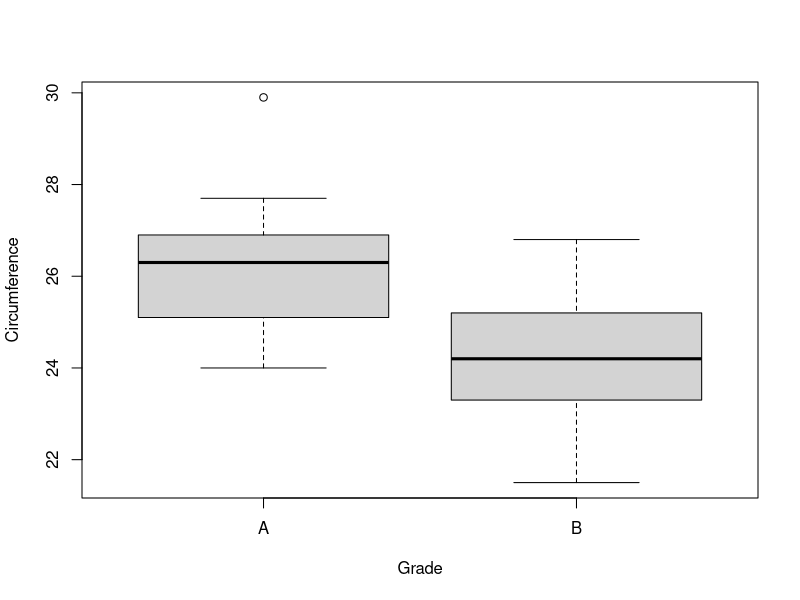
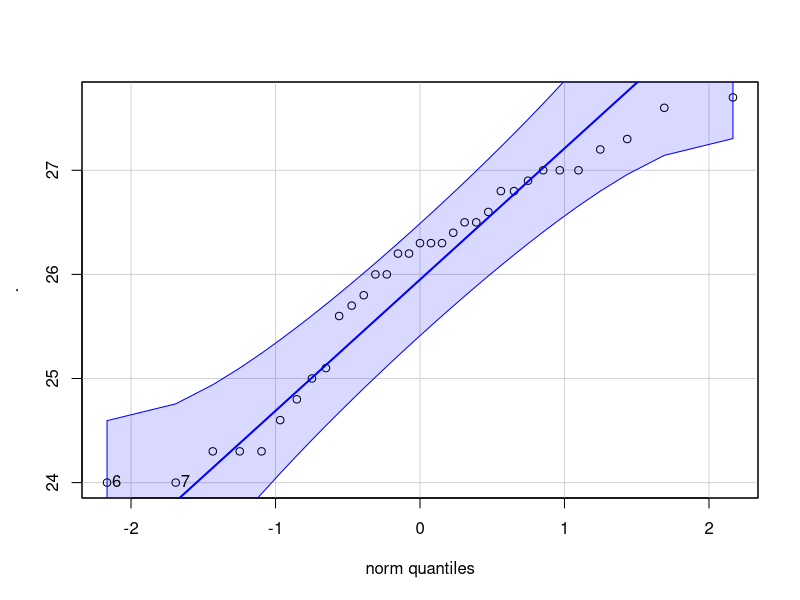
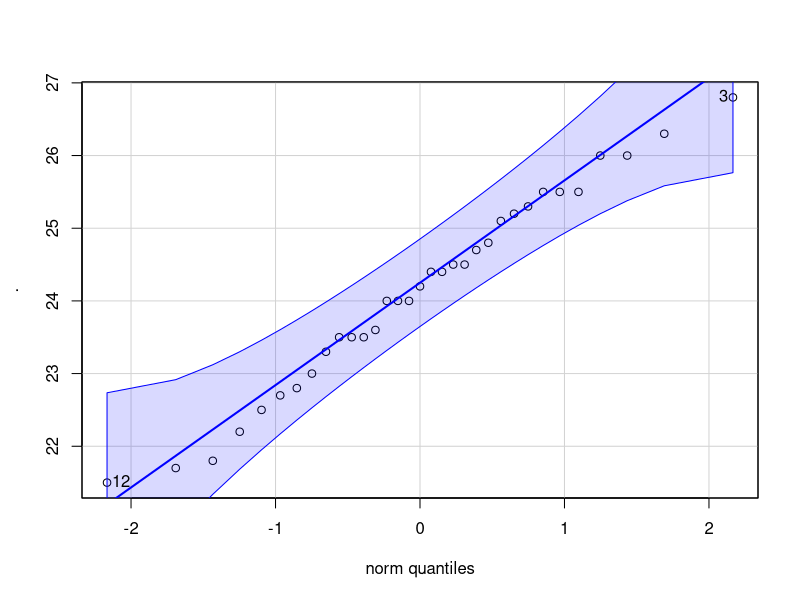

The R script that drew these images, in order:
## ---- chunk 1
library(dplyr)
library(readr)
library(magrittr)
library(car)
## ---- chunk 2
# Invalid data: NAs and negative and Zero values
# Below function returns index of invalid data
detect_invalid_values <- function(data_vector) {
  invalid_indexes <- which(
    is.na(data_vector) | (data_vector <= 0) 
  )
  return(invalid_indexes)
}
## ---- chunk 3
mango <- read_csv("Mango.csv")
## ---- chunk 4
mango %>% as_tibble()
## ---- chunk 5
mango$Grade %>% unique()
## ---- chunk 6
detect_invalid_values(mango$Circumference) %>% length()
## ---- chunk 7
boxplot <- mango %>% boxplot(Circumference ~ Grade, data = ., ylab = "Circumference")
## ---- chunk 8
mango <- mango %>%
  # Retain 2 variables: Grade and Circumference
  select(Grade, Circumference) %>%
  # Factorize Grade variable
  mutate(Grade = factor(Grade, levels = c("A", "B"), ordered = TRUE)) %>%
  # Filter out outliers
  filter(!(Circumference %in% boxplot$out))
## ---- chunk 9
mango %>% tibble()
## ---- chunk 10
mango %>% 
  group_by(Grade) %>%  # Group by Grade
  summarise(
    # Minimum value
    min = min(Circumference, na.rm = TRUE), 
    # Maximum value
    max = max(Circumference, na.rm = TRUE), 
    # Mean
    mean = mean(Circumference, na.rm = TRUE),
    # Standard deviation
    stand_dev = sd(Circumference, na.rm = TRUE), 
    # First quantile
    first_quantile = quantile(Circumference, 0.25, na.rm = TRUE),
    # Third quantile
    third_quantile = quantile(Circumference, 0.75, na.rm = TRUE),
    # Interquartile range
    iqr = IQR(Circumference, na.rm = TRUE),
    # Number of observations
    n = n(),
    # Probability by each Grade
    prob = n()/length(mango$Grade)
  )

## ---- chunk 11
# Subsetting into Grade A mangoes dataset
gradeA <- mango %>%
  filter(Grade == "A")

# Plotting
gradeA$Circumference %>% qqPlot(dist="norm",
                                envelope=list(level=0.95))
## ---- chunk 12
# Subsetting into Grade B mangoes dataset
gradeB <- mango %>%
  filter(Grade == "B")

# Plotting
gradeB$Circumference %>% qqPlot(dist="norm",
                                envelope=list(level=0.95))
## ---- chunk 13
mango %>% leveneTest(Circumference ~ Grade, data =.)
## ---- chunk 14
test <- mango %>% 
  t.test(
    Circumference ~ Grade,
    data = .,
    # Assuming equal variance between 2 populations
    var.equal = TRUE,
    # Right-tailed t-test
    alternative = "greater",
    # Confidence level = 1 - Rejection Region/Significant Level
    conf.level = 0.95)
## ---- chunk 15
test
## ---- chunk 16
data.frame(
  "test statistics" = test$statistic,
  "sample mean difference" = mean(gradeA$Circumference) - mean(gradeB$Circumference)
)
## ---- chunk 17
# df = df1 + df2 - 2 
# Where df1 is number of observations for Grade A mangoes, df2 is number of observations for Grade B mangoes
qt(p = 0.05, df = 33 + 33 - 2, lower.tail = FALSE)
## ---- chunk 18
test$p.value
## ---- chunk 19
data.frame(
  "lower bound" = test$conf.int[1],
  "upper bound" = test$conf.int[2]
)
